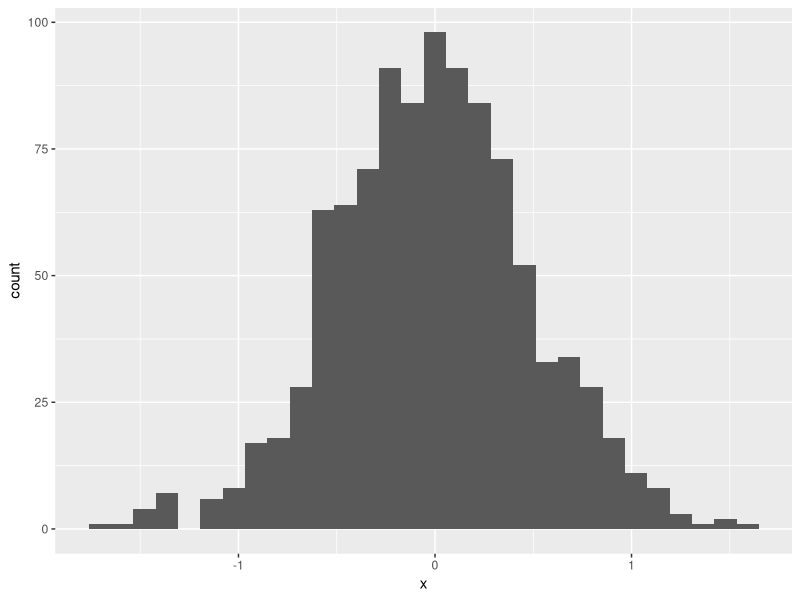
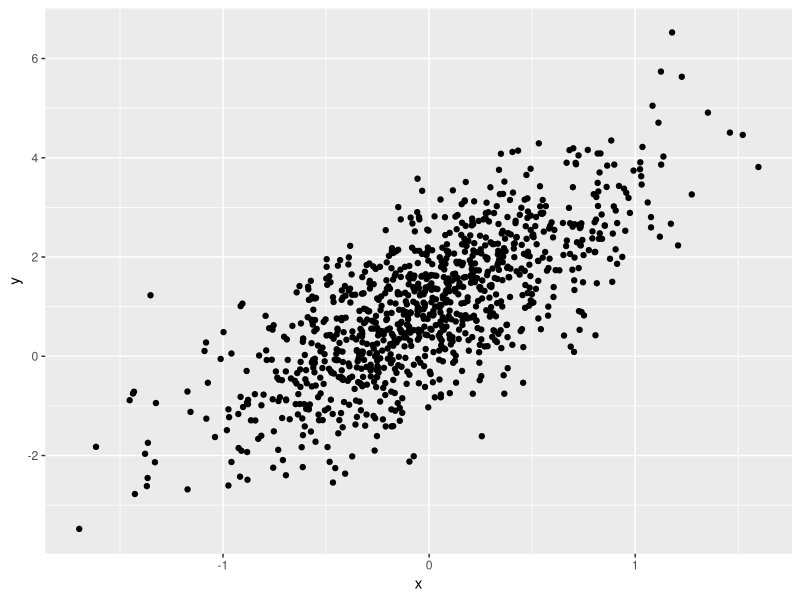
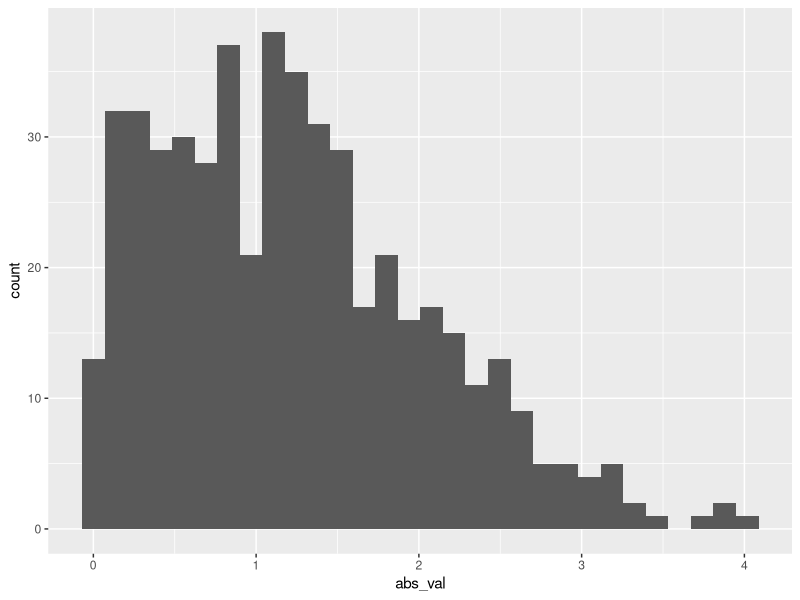

Reproduce these figures in R, in order.
## ---- chunk 1
library(tidyverse)
## ---- chunk 2
samp = rnorm(100)
length(samp)
## ---- chunk 3

set.seed(1234) 

plot_df = 
  tibble(
    x = rnorm(1000, sd = .5),
    y = 1 + 2 * x + rnorm(1000)
  )

ggplot(plot_df, aes(x = x)) + geom_histogram() 

ggplot(plot_df, aes(x = x, y = y)) + geom_point() 
## ---- chunk 4
learningassessment_df = 
  tibble(
    sample = rnorm(500, mean = 1), 
    gr_than_0 = sample > 0, 
    abs_val = abs(sample)
  )

ggplot(learningassessment_df, aes(x = abs_val)) + geom_histogram() 
